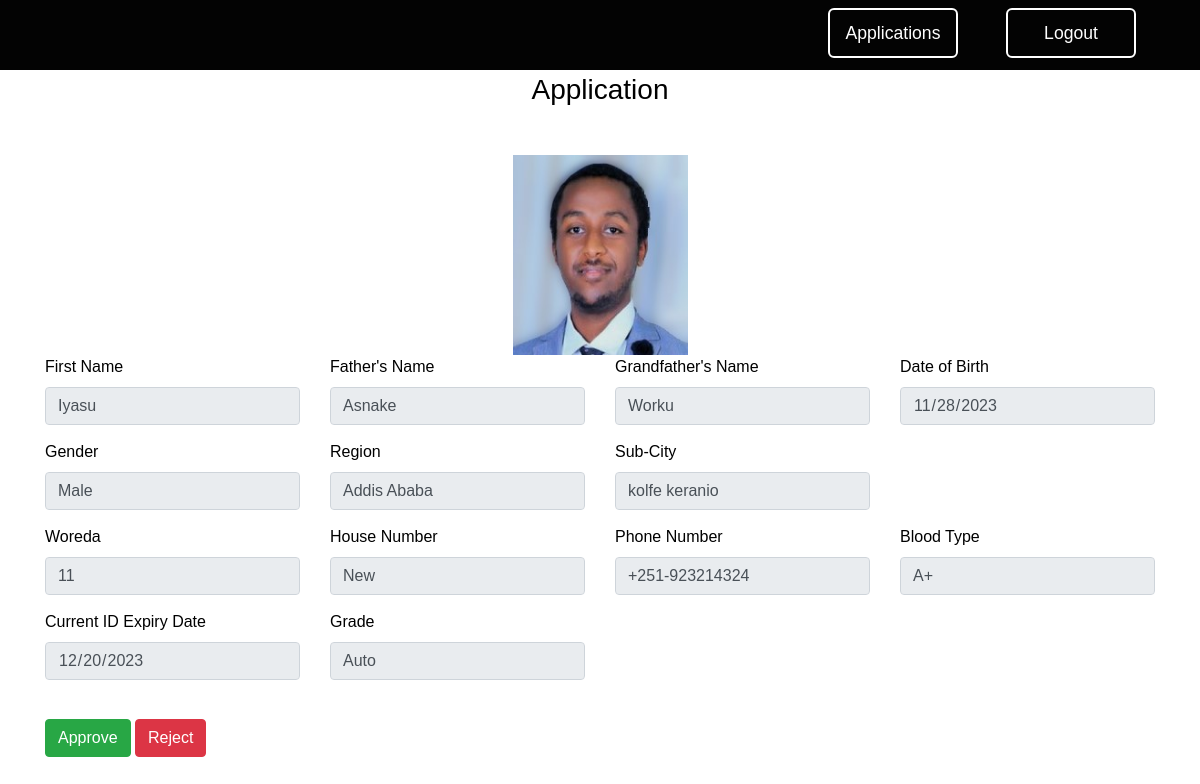
The app's page /admin/form/driver_license_renewal?user_id=1 (signed in) with its own data.
### website/models.py (models this page shows)
class Common():
    firstName = db.Column(db.String(50))
    fatherName = db.Column(db.String(50))
    gfatherName = db.Column(db.String(50))
    birthDay = db.Column(db.Date)
    gender = db.Column(db.String(10))
    region = db.Column(db.String(50))
    photo = db.Column(db.String(100))
    pending = db.Column(db.Enum(PendingStatus), default=PendingStatus.NOT_APPLIED)
    comment = db.Column(db.String(255), default='')
    Date1 = db.Column(db.Date)
    Date2 = db.Column(db.Date)
    Date3 = db.Column(db.Date)
    Date4 = db.Column(db.Date)
    Date5 = db.Column(db.Date)
    Time1 = db.Column(db.Time)
    Time2 = db.Column(db.Time)
    Time3 = db.Column(db.Time)
    Time4 = db.Column(db.Time)
    Time5 = db.Column(db.Time)

class Common2():
    subCity = db.Column(db.String(50))
    woreda = db.Column(db.String(50))
    houseNumber = db.Column(db.String(50))
    phoneNumber = db.Column(db.String(50))
    bloodType = db.Column(db.String(10))

class Driver_license_renewal(Common, Common2, db.Model):
    id = db.Column(db.String(36), primary_key=True, default=lambda: str(uuid.uuid4()))
    expiryDate = db.Column(db.Date)
    grade = db.Column(db.String(20))
    user_id = db.Column(db.Integer, db.ForeignKey('user.id'))
    __tablename__ = 'driver_license_renewal'

### website/views.py (the view, shortened to what this page needs)
@views.route('admin/form/driver_license_renewal', methods=['GET', 'POST'])
@login_required
def driver_license_renewal_admin():
    user_id = request.args.get('user_id', type=int)
    pending_status = request.args.get('status', type=str)
    license = Driver_license_renewal.query.filter_by(user_id=user_id).first()
    return render_template("driver_license_renewal_admin.html", user=current_user, Driver_license_renewal=license, status=pending_status)

### website/templates/driver_license_renewal_admin.html (shortened to what this page needs)
{% extends "base.html" %} {% block title %}BirthCertificate{% endblock %} {%
block content %}
<link rel="stylesheet" href="/static/style_form.css" />
<div class="container mt-5 mb-5">
  <form
    method="POST"
    enctype="multipart/form-data"
    style="color: rgb(0, 0, 0)"
    onsubmit="return validateForm()"
  >
  <h3 align="center">Application</h3>
  <div class="container mt-5">
    <div class="row text-center">
      <div class="col-lg-4 col-md-6 mx-auto">
        <div class="service-card mx-auto">
          <div class="d-flex align-items-center justify-content-center">
            <img
              id="cardImage"
              class="card-img-top2"
              src="/static/uploads/{{ Driver_license_renewal.photo.split('/')[-1] }}"
              alt="Placeholder Image"
            />
          </div>
        </div>
      </div>
    </div>
  </div>
  <div class="row">
    <div class="col-md-3">
      <div class="form-group">
        <label for="firstName">First Name</label>
        <input
          type="text"
          class="form-control"
          id="firstName"
          name="firstName"
          value="{{Driver_license_renewal.firstName}}"
          readonly
        />
      </div>
    </div>
    <div class="col-md-3">
      <div class="form-group">
        <label for="fatherName">Father's Name</label>
        <input
          type="text"
          class="form-control"
          id="fatherName"
          name="fatherName"
          value="{{Driver_license_renewal.fatherName}}"
          readonly
        />
      </div>
    </div>
    <div class="col-md-3">
      <div class="form-group">
        <label for="gfatherName">Grandfather's Name</label>
        <input
          type="text"
          class="form-control"
          id="gfatherName"
          name="gfatherName"
          value="{{Driver_license_renewal.gfatherName}}"
          readonly
        />
      </div>
    </div>
    <div class="col-md-3">
      <div class="form-group">
        <label for="birthDay">Date of Birth</label>
        <input
          type="date"
          class="form-control"
          id="birthDay"
          name="birthDay"
          value="{{Driver_license_renewal.birthDay}}"
          readonly
        />
      </div>
    </div>
  </div>
  <div class="row">
    <div class="col-md-3">
      <div class="form-group">
        <label for="gender">Gender</label>
        <input
          type="text"
          class="form-control"
          id="gender"
          name="gender"
          value="{{Driver_license_renewal.gender}}"
          readonly
        />
      </div>
    </div>
    <div class="col-md-3">
      <div class="form-group">
        <label for="region">Region</label>
        <input
          type="text"
          class="form-control"
          id="region"
          name="region"
          value="{{Driver_license_renewal.region}}"
          readonly
        />
      </div>
    </div>
    <div class="col-md-3">
      <div class="form-group">
        <label for="subCity">Sub-City</label>
        <input
          type="text"
          class="form-control"
          id="subCity"
          name="subCity"
          value="{{Driver_license_renewal.subCity}}"
          readonly
        />
      </div>
    </div>
  </div>
  <div class="row">
    <div class="col-md-3">
      <div class="form-group">
        <label for="woreda">Woreda</label>
        <input
          type="text"
          class="form-control"
          id="woreda"
          name="woreda"
          value="{{Driver_license_renewal.woreda}}"
          readonly
        />
      </div>
    </div>
    <div class="col-md-3">
      <div class="form-group">
        <label for="houseNumber">House Number</label>
        <input
          type="text"
          class="form-control"
          id="houseNumber"
          name="houseNumber"
          value="{{Driver_license_renewal.houseNumber}}"
          readonly
        />
      </div>
    </div>
    <div class="col-md-3">
      <div class="form-group">
        <label for="phoneNumber">Phone Number</label>
        <input
          type="tel"
          class="form-control"
          id="phoneNumber"
          name="phoneNumber"
          value="{{Driver_license_renewal.phoneNumber}}"
          readonly
        />
      </div>
    </div>
    <div class="col-md-3">
      <div class="form-group">
        <label for="bloodType">Blood Type</label>
        <input
          type="text"
          class="form-control"
          id="bloodType"
          name="bloodType"
          value="{{Driver_license_renewal.bloodType}}"
          readonly
        />
      </div>
    </div>
  </div>
  <div class="row">
    <div class="col-md-3">
      <div class="form-group">
        <label for="expiryDate">Current ID Expiry Date</label>
        <input
          type="date"
          class="form-control"
          id="expiryDate"
          name="expiryDate"
          value="{{Driver_license_renewal.expiryDate}}"
          readonly
        />
      </div>
    </div>
    <div class="col-md-3">
      <div class="form-group">
        <label for="grade">Grade</label>
        <input
          type="text"
          class="form-control"
          id="grade"
          name="grade"
          value="{{Driver_license_renewal.grade}}"
          readonly
        />
      </div>
    </div>
  </div>
  <br />
  {% if status == 'APPLIED_AWAITING_VERIFICATION' %}
          <div class="d-flex justify-content-center">
            <div class="form-check">
      <input type="checkbox" id="verificationCheck" name="verificationCheck" class="form-check-input">
      <label for="verificationCheck" class="form-check-label" style="font-weight: bold;">Did you verify the user's identity through a zoom call?</label>
      </div>
      </div>
      <div class="d-flex justify-content-center"></div>
      <div class="btn-group" role="group">
      <button
        type="submit"
        name="action"
        value="approve"
        class="btn btn-success"
        id="approveButton"
        disabled
      >
        Approve
      </button>
      <button
        type="submit"
        name="action"
        value="reject"
        class="btn btn-danger"
        id="rejectButton"
        disabled
      >
        Reject
      </button>
      <script>
        document.getElementById('verificationCheck').addEventListener('change', function() {
          document.getElementById('approveButton').disabled = !this.checked;
          document.getElementById('rejectButton').disabled = !this.checked;
        });
      </script>
    {% else %}
      <button
        type="submit"
        name="action"
        value="approve"
        class="btn btn-success"
      >
        Approve
      </button>
      <button
        type="submit"
        name="action"
        value="reject"
        class="btn btn-danger"
      >
        Reject
      </button>
    {% endif %}
          </div>
          </div>
{% endblock %}

### website/templates/base.html (shortened to what this page needs)
<!DOCTYPE html>
<html>
<head>
  <link rel="stylesheet" href="https://cdn.jsdelivr.net/npm/bootstrap@4.3.1/dist/css/bootstrap.min.css"
>
  <link rel="stylesheet" href="https://stackpath.bootstrapcdn.com/font-awesome/4.7.0/css/font-awesome.min.css"
 />
  <link rel="stylesheet" href="/static/style.css" />
</head>
<body >
  <header>
    <nav class="navbar navbar-expand-lg navbar-dark fixed-top bg-body-tertiary">
      <div class="collapse navbar-collapse justify-content-end" id="navbar">
        <div class="navbar-nav ml-auto">
          {% if user.is_authenticated %}
          <button class="btnLogin-popup btn-nav mb-1 mr-5" id="applications"
            onclick="window.location.href='/applications'">Applications</button>
          <button class="btnLogin-popup btn-nav mb-1 mr-5" id="logout"
            onclick="window.location.href='/logout'">Logout</button>
        {% endif %}
      </div>
      </div>
    </nav>
  </header>
  <div>{% block content %} {% endblock %}</div>
</body>
</html>

### website/static/style.css (style rules this page uses)
* { margin: 0; padding: 0; box-sizing: border-box; font-family: "arial", sans-serif; }
body, html { scroll-behavior: smooth; width: 100%; margin-top: 25px; padding: 0; box-sizing: border-box; font-family: "arial", sans-serif; }
.navbar { background-color: #030303; z-index: 1000; }
.navbar .btnLogin-popup { width: 130px; height: 50px; background: transparent; border: 2px solid #fff; outline: none; border-radius: 6px; cursor: pointer; font-size: 1.1em; color: #fff; font-weight: 500; transition: 0.5s; }

### website/static/style_form.css (style rules this page uses)
body { margin-top: 0px; }
html, body { background: url("assets/Background.jpg") top center; }
.form-group { margin-bottom: 15px; }
.service-card { max-width: 175px; max-height: 400px; }
.card-img-top2 { width: 175px; height: 200px; }

### records on screen
Driver_license_renewal: photo (picture), firstName "Iyasu", fatherName "Asnake", gfatherName "Worku", birthDay "11/28/2023", gender "Male", region "Addis Ababa", subCity "kolfe keranio", woreda "11", houseNumber "New", phoneNumber "+251-923214324", bloodType "A+", expiryDate "12/20/2023", grade "Auto"
